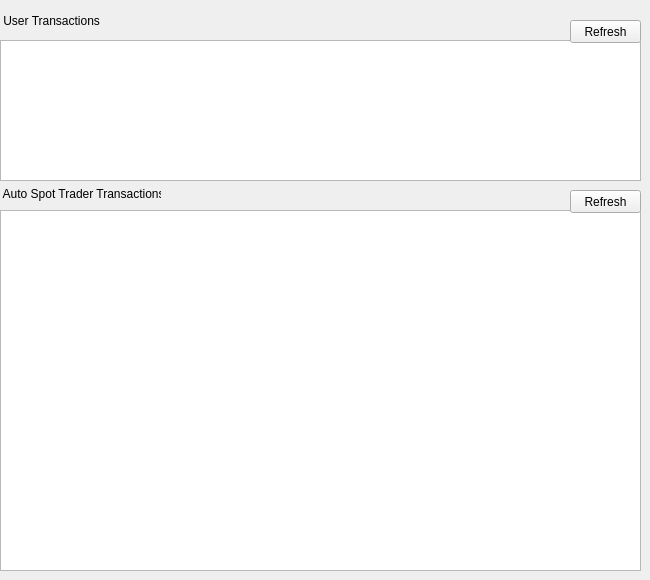
    <widget class="QWidget" name="mTransactionsTab">
     <attribute name="title">
      <string>Transactions</string>
     </attribute>
     <attribute name="toolTip">
      <string>Transactions and Transaction History</string>
     </attribute>
     <widget class="QTableWidget" name="mCbTransactionTablePlacer">
      <property name="geometry">
       <rect>
        <x>0</x>
        <y>40</y>
        <width>641</width>
        <height>141</height>
       </rect>
      </property>
     </widget>
     <widget class="QPushButton" name="mRefreshTransactionsButton">
      <property name="geometry">
       <rect>
        <x>570</x>
        <y>20</y>
        <width>71</width>
        <height>23</height>
       </rect>
      </property>
      <property name="text">
       <string>Refresh</string>
      </property>
     </widget>
     <widget class="QTableWidget" name="mCbAutoSpotTraderTransactionTablePlacer">
      <property name="geometry">
       <rect>
        <x>0</x>
        <y>210</y>
        <width>641</width>
        <height>361</height>
       </rect>
      </property>
     </widget>
     <widget class="QLabel" name="label_14">
      <property name="geometry">
       <rect>
        <x>0</x>
        <y>183</y>
        <width>161</width>
        <height>21</height>
       </rect>
      </property>
      <property name="text">
       <string> Auto Spot Trader Transactions</string>
      </property>
     </widget>
     <widget class="QLabel" name="label_17">
      <property name="geometry">
       <rect>
        <x>0</x>
        <y>10</y>
        <width>161</width>
        <height>21</height>
       </rect>
      </property>
      <property name="text">
       <string> User Transactions</string>
      </property>
     </widget>
     <widget class="QPushButton" name="mRefreshAutoSpotTraderTransactionsButton">
      <property name="geometry">
       <rect>
        <x>570</x>
        <y>190</y>
        <width>71</width>
        <height>23</height>
       </rect>
      </property>
      <property name="text">
       <string>Refresh</string>
      </property>
     </widget>
    </widget>
